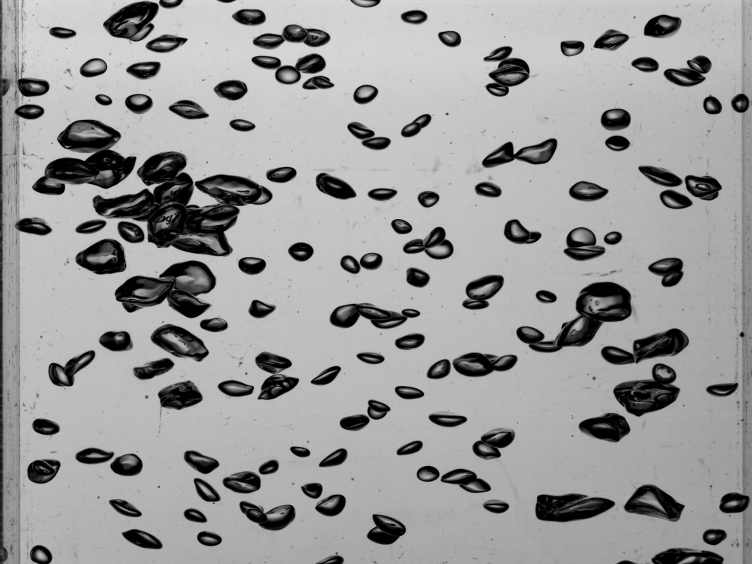
#> input picture examples/img/00000.jpg, 1504 x 1128 px, given as the content of the folder ../mask/1, which was not available (shown at 1/2 size)
$ jupyter execute startdist-data-preprocess.ipynb   (shell and % lines are left out)   (text cells are left out)
#> lines starting #> are read from the running program, lines starting #| are printed output that depends on the picture; after the words box and inside, x2 and y2 are one past the last pixel; in counts of white or black regions, pixels touching at a corner belong together; pictures that were not available may be replaced by others from this repository, and a replacement may not be noted
[cell 1]
# Install dependencies in the current kernel

[cell 2]
from PIL import Image
import os

def convert_jpg_to_tif(input_folder, output_folder):
    # Tạo thư mục đầu ra nếu chưa tồn tại
    os.makedirs(output_folder, exist_ok=True)

    for filename in os.listdir(input_folder):
        if filename.lower().endswith('.png'):
            input_path = os.path.join(input_folder, filename)
            # output_path = os.path.join(output_folder, os.path.splitext(filename)[0] + '.tif')
            output_path = os.path.join(output_folder, filename.split('.')[0] + '.tif')

            try:
                # Mở ảnh và đảm bảo không thay đổi kích thước
                with Image.open(input_path) as img:
                    # Chuyển ảnh sang chế độ Grayscale
                    img = img.convert("L")

                    # Lưu ảnh dưới dạng .tif với kích thước không thay đổi
                    img.save(output_path, format='TIFF')

                print(f"Converted: {input_path} -> {output_path}")

            except Exception as e:
                print(f"Error processing {input_path}: {e}")


# Thư mục chứa file .jpg và nơi lưu file .tif
input_folder = r"..\mask\1"
output_folder = r"..\mask\2"

# Gọi hàm chuyển đổi
convert_jpg_to_tif(input_folder, output_folder)

[cell 3]
import os
from PIL import Image
from tqdm import tqdm

def crop_borders(folder_path, crop_left=23, crop_right=25):
    """
    Cắt lề trái và phải của tất cả ảnh trong folder và lưu đè.
    """
    if not os.path.exists(folder_path):
        print(f"Thư mục không tồn tại: {folder_path}")
        return

    # Lấy danh sách các file ảnh
    valid_extensions = ('.png', '.jpg', '.jpeg', '.tif', '.tiff', '.bmp')
    files = [f for f in os.listdir(folder_path) if f.lower().endswith(valid_extensions)]

    print(f"Tìm thấy {len(files)} ảnh trong: {folder_path}")
    print(f"Đang xử lý cắt: Trái -{crop_left}px, Phải -{crop_right}px...")

    for filename in tqdm(files):
        file_path = os.path.join(folder_path, filename)

        try:
            # 1. Mở file và load hết vào RAM
            img = Image.open(file_path)
            img.load() # Bắt buộc: Load toàn bộ dữ liệu ảnh vào bộ nhớ

            # 2. Tính toán cắt
            w, h = img.size
            box = (crop_left, 0, w - crop_right, h)
            cropped_img = img.crop(box)

            # 3. QUAN TRỌNG: Đóng file gốc lại ngay lập tức
            img.close()

            # 4. Giờ mới được lưu đè (vì file đã đóng)
            cropped_img.save(file_path, quality=100)

        except Exception as e:
            print(f"Lỗi khi xử lý {filename}: {e}")

    print("✓ Hoàn tất!")

[cell 4]
frames = "../data/Preprocess/frames"
crop_borders(frames)  #23 - 25

[cell 5]
img = "../data/StartDist/origin\img"
mask = "../data/StartDist/origin\mask"
#crop_borders(img)  #23 - 25
crop_borders(mask)

[cell 6]
import cv2
import numpy as np
import os
import glob
from tqdm import tqdm
import matplotlib.pyplot as plt

# Configuration
BASE_DIR = os.path.abspath('')
INPUT_DIR = os.path.join(BASE_DIR, 'data', 'Preprocess', 'frames')
OUTPUT_DIR = os.path.join(BASE_DIR, 'data', 'Preprocess', 'result')
FLAT_FRAME_DIR = os.path.join(BASE_DIR, 'data', 'Preprocess', 'flat_frame')

# Ensure output directories exist
dirs_to_create = [
    FLAT_FRAME_DIR,
    os.path.join(OUTPUT_DIR, 'flatfield'),
    os.path.join(OUTPUT_DIR, 'dog', 'soft'),
    os.path.join(OUTPUT_DIR, 'dog', 'medium'),
    os.path.join(OUTPUT_DIR, 'dog', 'sharp'),
    os.path.join(OUTPUT_DIR, 'lanczos'),
    os.path.join(OUTPUT_DIR, 'flatfield_lanczos'),
    os.path.join(OUTPUT_DIR, 'flatfield_dog_soft'),
    os.path.join(OUTPUT_DIR, 'flatfield_dog_soft_lanczos'),
    os.path.join(OUTPUT_DIR, 'dog_soft_lanczos')
]

for d in dirs_to_create:
    os.makedirs(d, exist_ok=True)

print(f"Input Directory: {INPUT_DIR}")
print(f"Output Directory: {OUTPUT_DIR}")
print(f"Flat Frame Directory: {FLAT_FRAME_DIR}")

[cell 7]
def load_image(path):
#> called with path = '_only/00000.jpg'
    return cv2.imread(path, cv2.IMREAD_GRAYSCALE)
#> returned value is the input picture: shape (1128, 1504); min 0, max 222, mean 154.5

def save_image(img, folder, filename):
    path = os.path.join(folder, filename)
    cv2.imwrite(path, img)

def get_image_files(directory):
    extensions = ('*.png', '*.jpg', '*.jpeg', '*.bmp', '*.tif')
    files = []
    for ext in extensions:
        files.extend(glob.glob(os.path.join(directory, ext)))
    return sorted(files)

def upscale_nearest(img, scale_factor=2.0):
    """Upscale image using Nearest Neighbor interpolation."""
    width = int(img.shape[1] * scale_factor)
    height = int(img.shape[0] * scale_factor)
    return cv2.resize(img, (width, height), interpolation=cv2.INTER_NEAREST)

def upscale_lanczos(img, scale_factor=2.0):
    width = int(img.shape[1] * scale_factor)
    height = int(img.shape[0] * scale_factor)
    return cv2.resize(img, (width, height), interpolation=cv2.INTER_LANCZOS4)

def apply_dog_cl(img, sigma1=1.0, sigma2=20.0, clahe_clip=None):
    img_float = img.astype(np.float32)
    g1 = cv2.GaussianBlur(img_float, (0, 0), sigma1)
    g2 = cv2.GaussianBlur(img_float, (0, 0), sigma2)
    dog = g1 - g2
    dog_norm = cv2.normalize(dog, None, 0, 255, cv2.NORM_MINMAX).astype(np.uint8)

    if clahe_clip is not None and clahe_clip > 0:
        clahe = cv2.createCLAHE(clipLimit=clahe_clip, tileGridSize=(8,8))
        return clahe.apply(dog_norm)
    return dog_norm

def create_master_flat(image_paths, max_frames=200):
    print("Generating master flat frame...")
    selected_paths = image_paths
    if len(image_paths) > max_frames:
        step = len(image_paths) // max_frames
        selected_paths = image_paths[::step]

    images = []
    first_img = load_image(selected_paths[0])
    h, w = first_img.shape
#> h = 1128; w = 1504

    for path in tqdm(selected_paths, desc="Loading for Flat"):
        img = load_image(path)
#> (printed output is left out)
        if img is None: continue
        if img.shape != (h, w):
            img = cv2.resize(img, (w, h))
        images.append(img)

    stack = np.array(images, dtype=np.uint8)
    flat = np.median(stack, axis=0).astype(np.uint8)
    return flat

def apply_flatfield(img, flat):
    flat_float = flat.astype(np.float32)
    flat_mean = np.mean(flat_float)
#> flat_mean = 154.5
    flat_float[flat_float == 0] = 0.0001 # Avoid div by zero
#> flat_float: shape (1128, 1504) float32; min 0.0001, max 222, mean 154.5

    img_float = img.astype(np.float32)
    corrected = (img_float / flat_float) * flat_mean
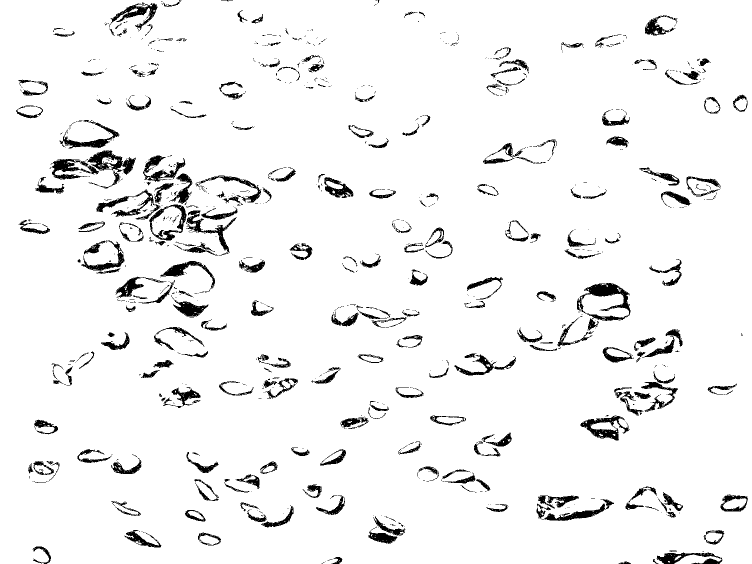
#> corrected: shape (1128, 1504) float32 (shown at 1/2 size); values 0 (black) and 154.5 (white), 94.6% white; 956 black regions (682 under 20 px), largest, box (x1, y1, x2, y2) and area: (1154, 566, 1261, 642) 2726, (175, 300, 272, 377) 2271, (1161, 831, 1259, 881) 1841
    return np.clip(corrected, 0, 255).astype(np.uint8)

[cell 8]
files = get_image_files(INPUT_DIR)

if files:
    # --- 1. Flatfield ---
    master_flat = create_master_flat(files)
    cv2.imwrite(os.path.join(FLAT_FRAME_DIR, "master_flat.png"), master_flat)

    output_flat_dir = os.path.join(OUTPUT_DIR, 'flatfield')
    print(f"Applying Flatfield to {len(files)} images...")
    for path in tqdm(files, desc="Flatfield"):
        img = load_image(path)
        if img is None: continue
        if img.shape != master_flat.shape:
             img = cv2.resize(img, (master_flat.shape[1], master_flat.shape[0]))
        res = apply_flatfield(img, master_flat)
        save_image(res, output_flat_dir, os.path.basename(path))

    # --- 2. DoG Variations ---
    variations = {
        "soft": {"sigma1": 2.0, "sigma2": 20.0, "clahe": None},
        "medium": {"sigma1": 1.5, "sigma2": 20.0, "clahe": 1.5},
        "sharp": {"sigma1": 1.0, "sigma2": 20.0, "clahe": 3.0}
    }
    print(f"Applying DoG variations...")
    for name, params in variations.items():
        output_subdir = os.path.join(OUTPUT_DIR, 'dog', name)
        for path in tqdm(files, desc=f"DoG-{name}"):
            img = load_image(path)
            if img is None: continue
            res = apply_dog_cl(img, sigma1=params["sigma1"], sigma2=params["sigma2"], clahe_clip=params["clahe"])
#> in apply_dog_cl, `g2 = cv2.GaussianBlur(img_float, (0, 0), sigma2)`:
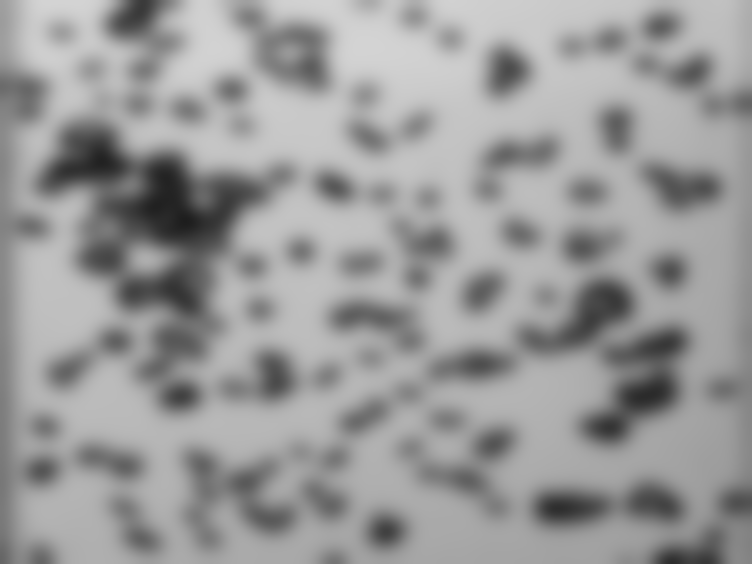
#> g2: shape (1128, 1504) float32 (shown at 1/2 size); min 29.62, max 212, mean 154.6
#> in apply_dog_cl, `dog = g1 - g2`:
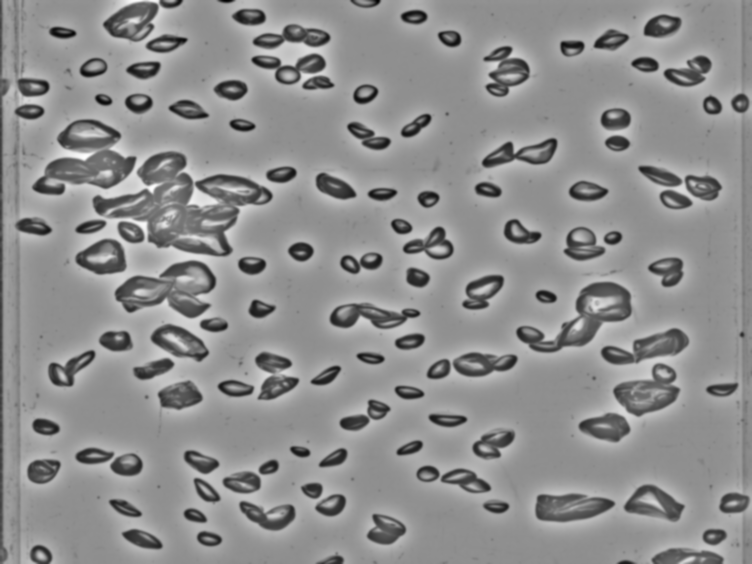
#> dog: shape (1128, 1504) float32 (shown at 1/2 size); min -172.2, max 135.4, mean 0; drawn with min black and max white
            save_image(res, output_subdir, os.path.basename(path))

    # --- 3. Lanczos ---
    output_lanczos_dir = os.path.join(OUTPUT_DIR, 'lanczos')
    SCALE_FACTOR = 2.0
    print(f"Applying Lanczos Upscale...")
    for path in tqdm(files, desc="Lanczos"):
        img = load_image(path)
        if img is None: continue
        res = upscale_lanczos(img, SCALE_FACTOR)
        save_image(res, output_lanczos_dir, os.path.basename(path))
else:
    print("No input images found!")

[cell 9]
if files:
    # Directories
    flat_dir = os.path.join(OUTPUT_DIR, 'flatfield')
    dog_soft_dir = os.path.join(OUTPUT_DIR, 'dog', 'soft')

    out_flat_lanczos = os.path.join(OUTPUT_DIR, 'flatfield_lanczos')
    out_flat_dog = os.path.join(OUTPUT_DIR, 'flatfield_dog_soft')
    out_flat_dog_lanczos = os.path.join(OUTPUT_DIR, 'flatfield_dog_soft_lanczos')
    out_dog_lanczos = os.path.join(OUTPUT_DIR, 'dog_soft_lanczos')

    print("Applying Combined Methods (Reading from Disk)...")

    dog_soft_params = variations["soft"]

    for path in tqdm(files, desc="Combined"):
        filename = os.path.basename(path)

        # 1. Load Flatfield Corrected Image (from Disk)
        img_flat = load_image(os.path.join(flat_dir, filename))
#> in load_image (call 8), `return cv2.imread(path, cv2.IMREAD_GRAYSCALE)`:
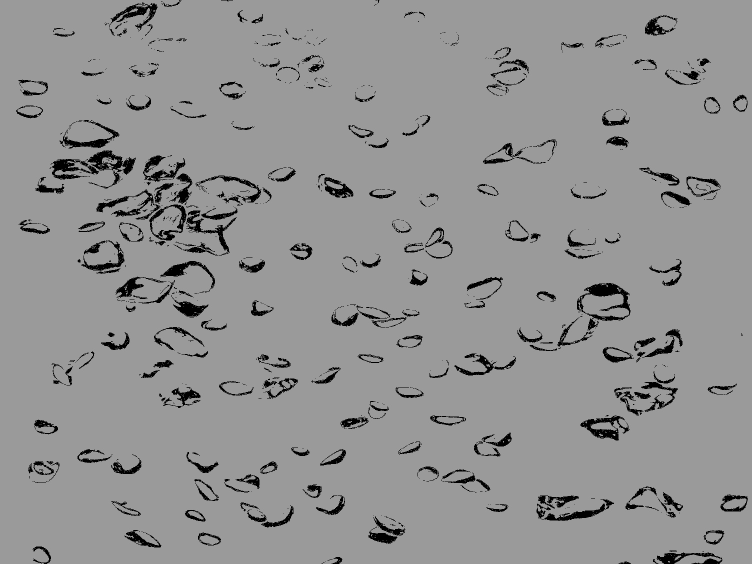
#> returned value: shape (1128, 1504) (shown at 1/2 size); min 0, max 164, mean 145.7

        # 2. Load DoG Soft Image (from Disk)
        img_dog_soft = load_image(os.path.join(dog_soft_dir, filename))

        if img_flat is None:
             print(f"Warning: Missing flatfield image for {filename}")
             continue

        # -- Workflow 1: Flatfield + Lanczos --
        # Input: Flatfield Image -> Lanczos
        res4 = upscale_lanczos(img_flat, 2.0)
        save_image(res4, out_flat_lanczos, filename)

        # -- Workflow 2: Flatfield + DoG Soft --
        # Input: Flatfield Image -> DoG Soft
        res5 = apply_dog_cl(img_flat,
                            sigma1=dog_soft_params["sigma1"],
                            sigma2=dog_soft_params["sigma2"],
                            clahe_clip=dog_soft_params["clahe"])
#> call 4 of apply_dog_cl, with sigma1 = 2, sigma2 = 20
#> in apply_dog_cl (call 4), `g2 = cv2.GaussianBlur(img_float, (0, 0), sigma2)`:
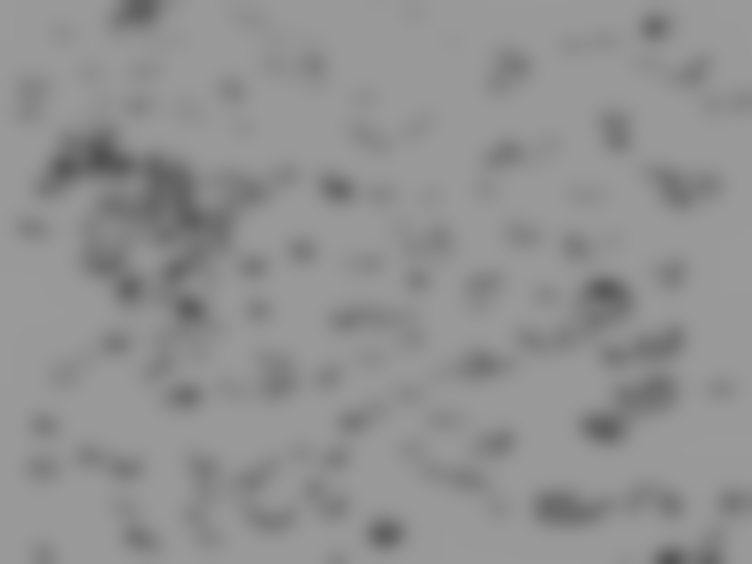
#> g2: shape (1128, 1504) float32 (shown at 1/2 size); min 81.55, max 154, mean 145.7
#> in apply_dog_cl (call 4), `dog = g1 - g2`:
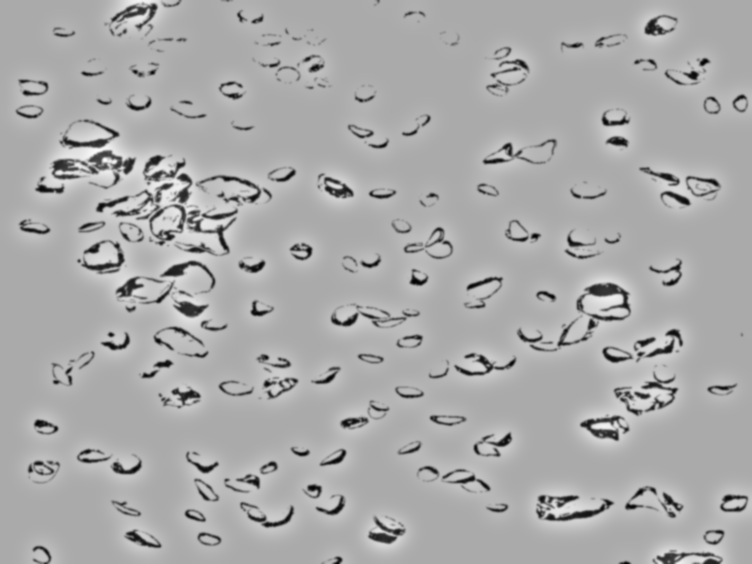
#> dog: shape (1128, 1504) float32 (shown at 1/2 size); min -133.4, max 66.49, mean 0; drawn with min black and max white
        save_image(res5, out_flat_dog, filename)

        # -- Workflow 3: Flatfield + DoG Soft + Lanczos --
        # Input: (Flatfield + DoG Soft) Result -> Lanczos
        res6 = upscale_lanczos(res5, 2.0)
        save_image(res6, out_flat_dog_lanczos, filename)

        # -- Workflow 4: DoG Soft + Lanczos (No Flatfield) --
        # Input: DoG Soft Image (from Disk) -> Lanczos
        if img_dog_soft is not None:
            res7 = upscale_lanczos(img_dog_soft, 2.0)
            save_image(res7, out_dog_lanczos, filename)

    print("Combined methods done.")

[cell 10]
def show_preview(idx=0):
    if not files: return
    fname = os.path.basename(files[idx])

    # helper to load safe
    def load_safe(subdir):
        p = os.path.join(OUTPUT_DIR, subdir, fname)
        i = load_image(p)
        if i is None: return np.zeros((100,100), dtype=np.uint8)
        return i

    # Load Variations (Excluding Lanczos)
    img_orig = load_image(files[idx])
    if img_orig is None: img_orig = np.zeros((100,100), dtype=np.uint8)

    img_flat = load_safe('flatfield')
    img_dog_s = load_safe(os.path.join('dog', 'soft'))
    img_dog_m = load_safe(os.path.join('dog', 'medium'))
#> in load_image (call 13), `return cv2.imread(path, cv2.IMREAD_GRAYSCALE)`:
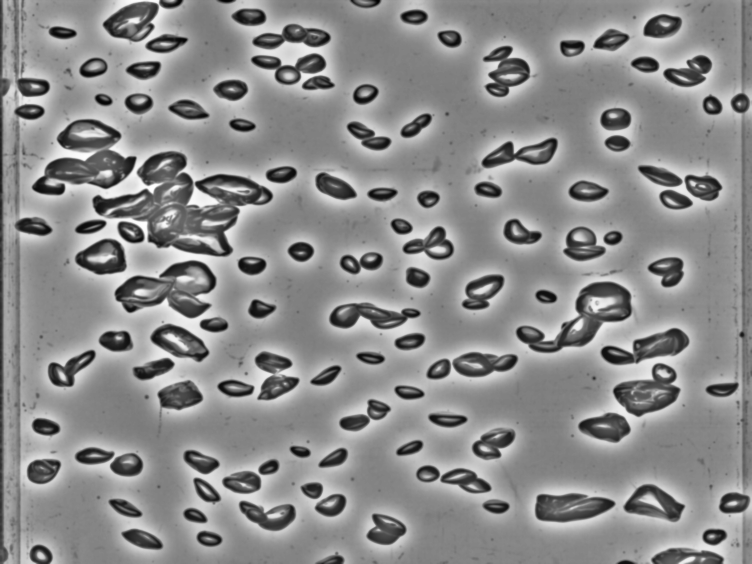
#> returned value: shape (1128, 1504) (shown at 1/2 size); min 0, max 255, mean 139.7
    img_dog_h = load_safe(os.path.join('dog', 'sharp'))
#> in load_image (call 14), `return cv2.imread(path, cv2.IMREAD_GRAYSCALE)`:
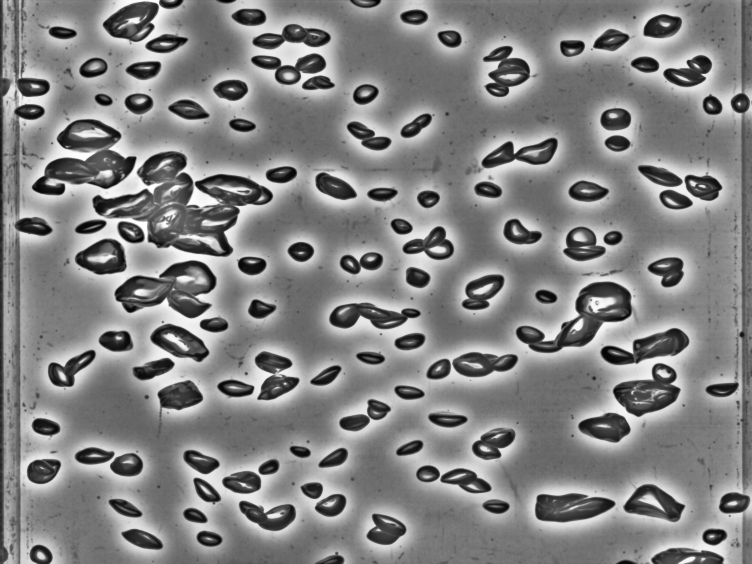
#> returned value: shape (1128, 1504) (shown at 1/2 size); min 0, max 255, mean 131.1
    img_flat_dog = load_safe('flatfield_dog_soft')

    # 6 Images, 3 per row => 2 rows
    images = [
        (img_orig, "Original"),
        (img_flat, "1. Flatfield"),
        (img_flat_dog, "Combined: Flat + DoG Soft"),
        (img_dog_s, "2. DoG Soft"),
        (img_dog_m, "2. DoG Medium"),
        (img_dog_h, "2. DoG Sharp")
    ]

    import math
    cols = 3
    rows = math.ceil(len(images) / cols)
#> rows = 2

    fig, axes = plt.subplots(rows, cols, figsize=(18, 6 * rows))
    ax = axes.ravel()

    for i in range(len(ax)):
        if i < len(images):
            img, title = images[i]
            ax[i].imshow(img, cmap='gray')
            ax[i].set_title(title)
            ax[i].axis('off')
        else:
            ax[i].axis('off')
#> this loop made 6 passes
#> title on passes 1 to 6: 'Original', '1. Flatfield', 'Combined: Flat + DoG Soft', '2. DoG Soft', '2. DoG Medium', '2. DoG Sharp'

    plt.tight_layout()
    plt.show()

if files:
    show_preview(0)
